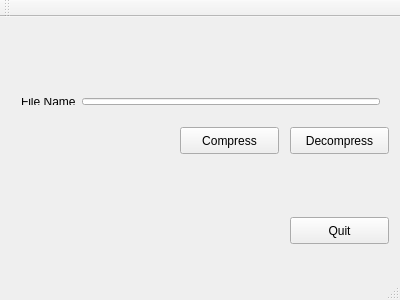
<?xml version="1.0" encoding="UTF-8"?>
<ui version="4.0">
 <class>MainWindow</class>
 <widget class="QMainWindow" name="MainWindow">
  <property name="geometry">
   <rect>
    <x>0</x>
    <y>0</y>
    <width>400</width>
    <height>300</height>
   </rect>
  </property>
  <property name="windowTitle">
   <string>MainWindow</string>
  </property>
  <widget class="QWidget" name="centralWidget">
   <widget class="QPushButton" name="compressButton">
    <property name="geometry">
     <rect>
      <x>180</x>
      <y>110</y>
      <width>99</width>
      <height>27</height>
     </rect>
    </property>
    <property name="text">
     <string>Compress</string>
    </property>
   </widget>
   <widget class="QPushButton" name="decompressButton">
    <property name="geometry">
     <rect>
      <x>290</x>
      <y>110</y>
      <width>99</width>
      <height>27</height>
     </rect>
    </property>
    <property name="text">
     <string>Decompress</string>
    </property>
   </widget>
   <widget class="QPushButton" name="exitButton">
    <property name="geometry">
     <rect>
      <x>290</x>
      <y>200</y>
      <width>99</width>
      <height>27</height>
     </rect>
    </property>
    <property name="text">
     <string>Quit</string>
    </property>
   </widget>
   <widget class="QWidget" name="">
    <property name="geometry">
     <rect>
      <x>10</x>
      <y>70</y>
      <width>381</width>
      <height>29</height>
     </rect>
    </property>
    <layout class="QHBoxLayout" name="horizontalLayout">
     <item>
      <widget class="QLabel" name="label">
       <property name="text">
        <string>File Name</string>
       </property>
      </widget>
     </item>
     <item>
      <widget class="QLineEdit" name="lineEdit"/>
     </item>
    </layout>
   </widget>
  </widget>
  <widget class="QMenuBar" name="menuBar">
   <property name="geometry">
    <rect>
     <x>0</x>
     <y>0</y>
     <width>400</width>
     <height>25</height>
    </rect>
   </property>
  </widget>
  <widget class="QToolBar" name="mainToolBar">
   <attribute name="toolBarArea">
    <enum>TopToolBarArea</enum>
   </attribute>
   <attribute name="toolBarBreak">
    <bool>false</bool>
   </attribute>
  </widget>
  <widget class="QStatusBar" name="statusBar"/>
 </widget>
 <layoutdefault spacing="6" margin="11"/>
 <resources/>
 <connections/>
</ui>
